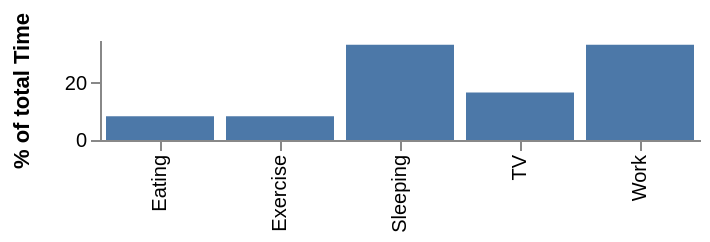

Write a Vega-Lite specification for this figure.
### Vega specification from a JSON file in a GitHub repository (floating-point values rounded to 4 significant figures)
{"$schema": "https://vega.github.io/schema/vega/v3.0.json", "description": "A bar graph showing what activites consume what percentage of the day.", "autosize": "pad", "padding": 5, "width": 300, "height": 50, "style": "cell", "data": [{"name": "source_0", "values": [{"Activity": "Sleeping", "Time": 8}, {"Activity": "Eating", "Time": 2}, {"Activity": "TV", "Time": 4}, {"Activity": "Work", "Time": 8}, {"Activity": "Exercise", "Time": 2}]}, {"name": "data_0", "source": "source_0", "transform": [{"type": "window", "params": [null], "as": ["TotalTime"], "ops": ["sum"], "fields": ["Time"], "sort": {"field": [], "order": []}, "frame": [null, null]}, {"type": "formula", "expr": "datum.Time/datum.TotalTime * 100", "as": "PercentOfTotal"}, {"type": "filter", "expr": "datum[\"PercentOfTotal\"] !== null && !isNaN(datum[\"PercentOfTotal\"])"}]}], "marks": [{"name": "marks", "type": "rect", "clip": true, "style": ["bar"], "from": {"data": "data_0"}, "encode": {"update": {"fill": {"value": "#4c78a8"}, "x": {"scale": "x", "field": "Activity"}, "width": {"scale": "x", "band": true}, "y": {"scale": "y", "field": "PercentOfTotal"}, "y2": {"scale": "y", "value": 0}}}}], "scales": [{"name": "x", "type": "band", "domain": {"data": "data_0", "field": "Activity", "sort": true}, "range": [0, {"signal": "width"}], "paddingInner": 0.1, "paddingOuter": 0.05}, {"name": "y", "type": "linear", "domain": {"data": "data_0", "field": "PercentOfTotal"}, "range": [{"signal": "height"}, 0], "nice": true, "zero": true}], "axes": [{"scale": "x", "orient": "bottom", "encode": {"labels": {"update": {"angle": {"value": 270}, "align": {"value": "right"}, "baseline": {"value": "middle"}}}}, "zindex": 1}, {"scale": "y", "orient": "left", "title": "% of total Time", "labelOverlap": true, "tickCount": {"signal": "ceil(height/40)"}, "zindex": 1}], "config": {"axis": {"domainWidth": 1}, "axisY": {"minExtent": 30}, "style": {"cell": {"stroke": "transparent"}}}}
